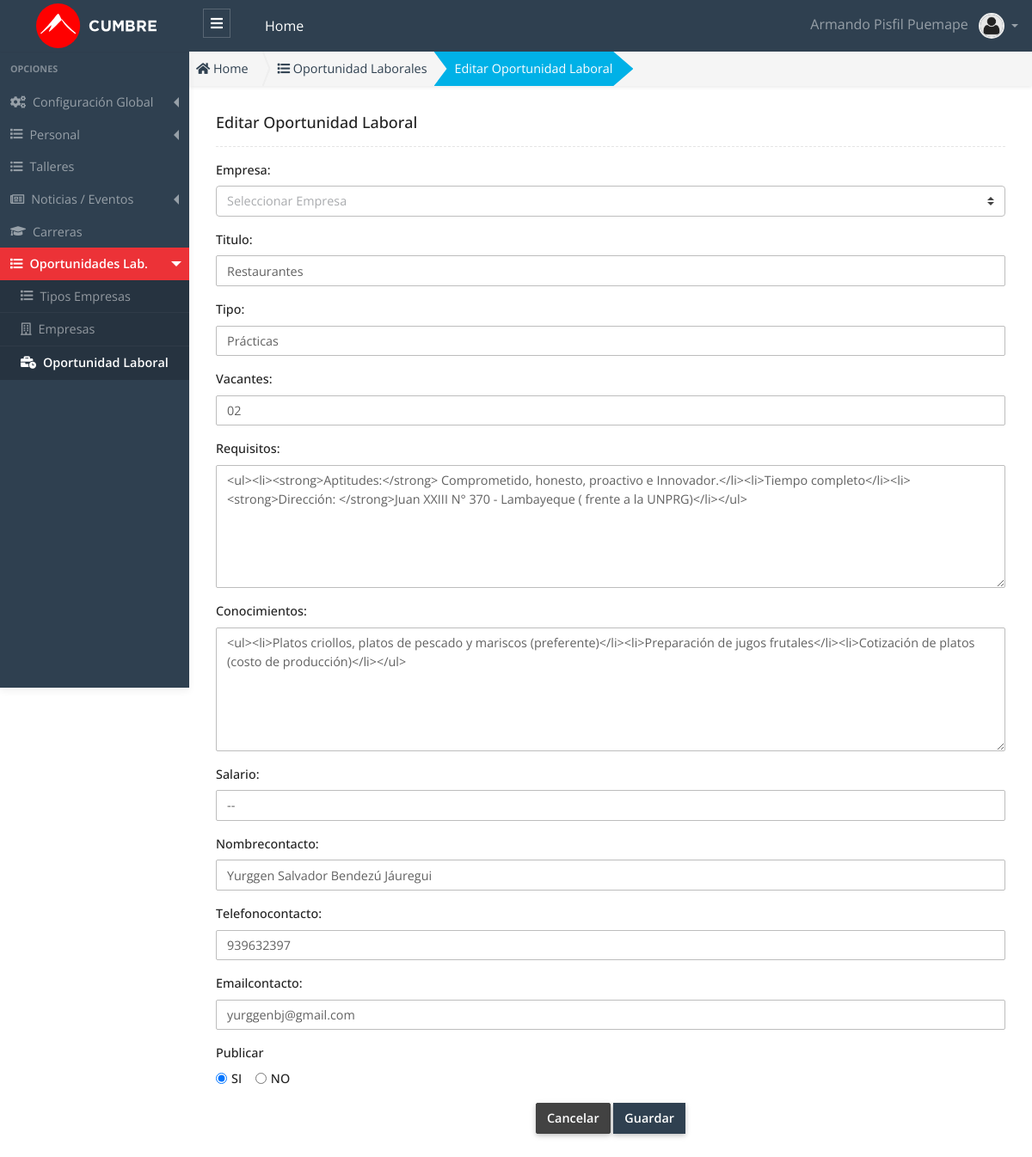
The page /public/admin/oportunidad-laboral/editar.php?id=1 (signed in) on the database as committed earlier.
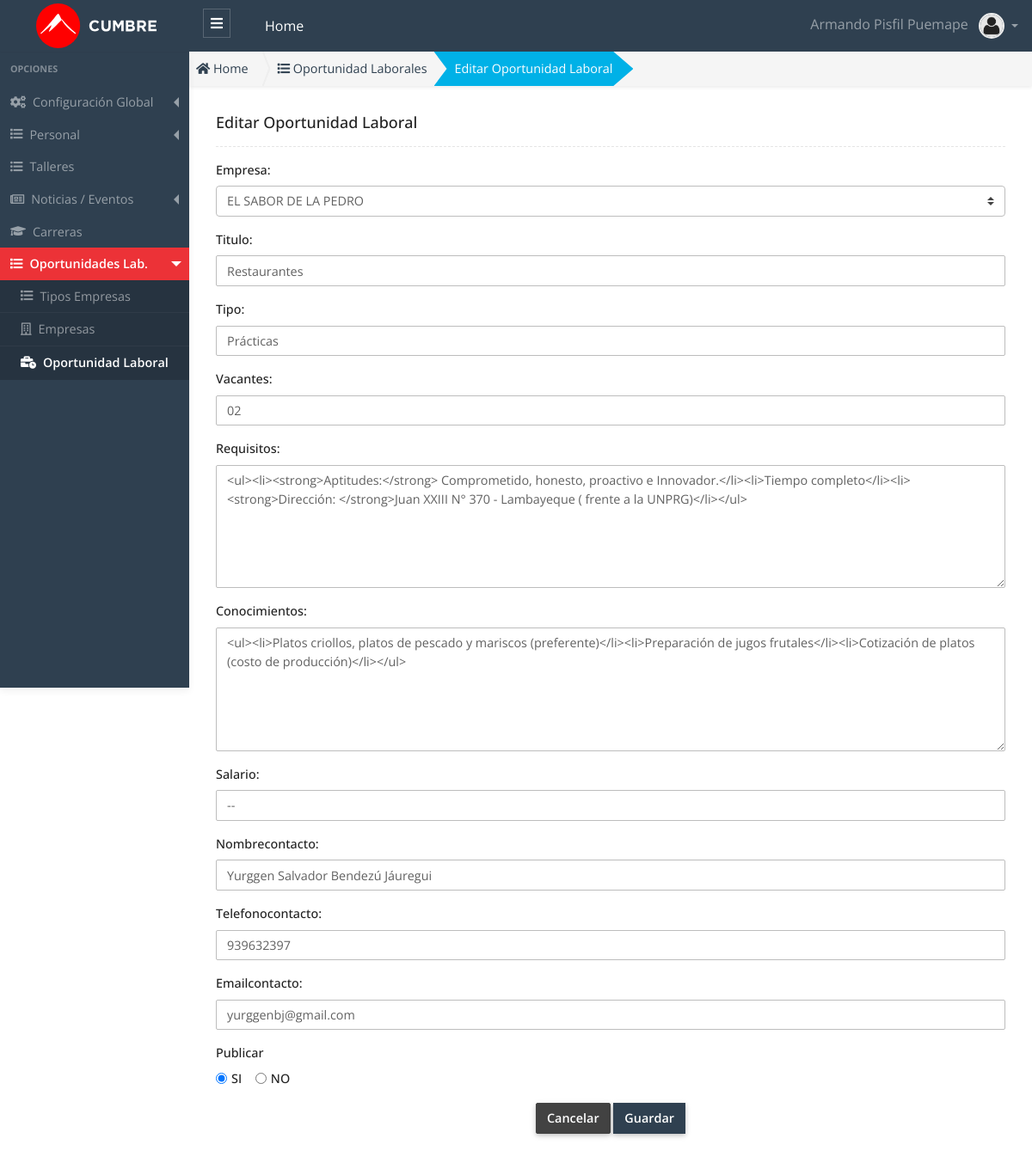
The same page on the database as committed later.
### tables this page shows
CREATE TABLE `oportunidad_laboral` (
  `id` int(11) NOT NULL AUTO_INCREMENT,
  `empresa_id` int(10) unsigned NOT NULL,
  `titulo` varchar(125) NOT NULL DEFAULT '',
  `tipo` varchar(125) DEFAULT NULL,
  `vacantes` varchar(125) DEFAULT NULL,
  `requisitos` text NOT NULL,
  `conocimientos` text NOT NULL,
  `salario` varchar(125) DEFAULT NULL,
  `nombrecontacto` varchar(125) DEFAULT NULL,
  `telefonocontacto` varchar(125) DEFAULT NULL,
  `emailcontacto` varchar(125) DEFAULT NULL,
  `item` int(11) NOT NULL,
  `publicar` char(1) NOT NULL DEFAULT 'S',
  `estado` int(1) NOT NULL DEFAULT '1',
  `created_up` timestamp NOT NULL DEFAULT CURRENT_TIMESTAMP ON UPDATE CURRENT_TIMESTAMP,
  PRIMARY KEY (`id`) USING BTREE
);

CREATE TABLE `empresa` (
  `empresa_id` int(10) unsigned NOT NULL AUTO_INCREMENT,
  `tipo_empresa_id` int(10) unsigned NOT NULL,
  `nombre` varchar(255) NOT NULL DEFAULT '',
  `descripcion` text,
  `imagen` varchar(255) NOT NULL DEFAULT '',
  `publicar` char(1) DEFAULT 'S',
  `estado` tinyint(4) NOT NULL DEFAULT '1',
  `created_up` timestamp NULL DEFAULT CURRENT_TIMESTAMP ON UPDATE CURRENT_TIMESTAMP,
  PRIMARY KEY (`empresa_id`)
);

### public/app/autoload.php (called while the page is built, shortened)
<?php
	function loadModelFiles($file_name){
		$fullpath = APP.'models'.DS. $file_name . '.php' ;
	}
	function loadBeanFiles($file_name){
		$fullpath = APP.'beans'.DS. $file_name . '.php' ;
	}
	function loadControllerFiles($file_name){
		$fullpath = APP.'controllers'.DS. $file_name . '.php' ;
	}
	function loadHelperFiles($file_name){
		$fullpath = APP.'helpers'.DS. $file_name . '.php' ;
	}
	function loadAuthFiles($file_name){
		$fullpath = APP.'auth'.DS. $file_name . '.php' ;
	}
	function loadDataBaseFiles($file_name){
		$fullpath = APP.'database'.DS. $file_name . '.php' ;
	}

### public/app/controllers/OportunidadLaboralController.php (called while the page is built, shortened)
<?php
 class OportunidadLaboralController
{
  public function find($id)
  {
    try
    {
      $oportunidad_laboral  = new OportunidadLaboral();
      $bean_oportunidad_laboral = new BeanOportunidadLaboral();
      $bean_oportunidad_laboral->setId($id);
      $data = $oportunidad_laboral->find( $bean_oportunidad_laboral) ;
      return $data;
    }
    catch (Exception $e)
    {
      throw new Exception($e->getMessage());
    }
  }
}

### public/app/helpers/Validation.php (called while the page is built)
<?php
class Validation {
	static public function validate($cadena){
		$cadena = htmlspecialchars($cadena);
		$cadena = trim($cadena);
		$cadena = stripslashes($cadena);
		$cadena = nl2br($cadena);
		return $cadena;
	}
}

### public/app/beans/BeanOportunidadLaboral.php (called while the page is built, shortened)
<?php
class BeanOportunidadLaboral{
  private $id;
  public function setId($id_)
  {
    $this->id = Validation::validate( $id_ );
  }
  public function getId()
  {
    return $this->id;
  }
}

### public/app/models/OportunidadLaboral.php (called while the page is built, shortened)
<?php
class OportunidadLaboral extends Connection {
  public function __construct($cnx  = null)
  {
    $this->conn = $cnx;
  }
  public function find($bean_oportunidad_laboral)
  {
    try{
      $id = $bean_oportunidad_laboral->getId();
      $this->query = "SELECT * FROM oportunidad_laboral WHERE id = '$id' LIMIT 1; ";
      $this->executeFind();
      $data = $this->rows ;
      return $data;
    }catch(exception $e){
      throw new Exception($e->getMessage());
    }
  }
}

### public/app/database/Connection.php (called while the page is built, shortened)
<?php
Class Connection
{
  protected $db_host   = 'localhost';
  protected $db_user   = 'root';
  protected $db_pass   = '';
  protected $db_name   = 'escuelac_w_ne16';
  protected $db_port   = '3306';
  protected $db_driver = 'mysql';
  protected $query  = '';
  protected $rows   = array();
  protected $conn   = null  ;
  private function openConnection()
  {
    $str_conn = $this->db_driver.":host=".$this->db_host.";port=".$this->db_port.";dbname=" .$this->db_name;
    $this->conn = new PDO($str_conn,$this->db_user,$this->db_pass);
    $this->conn->setAttribute(PDO::ATTR_ERRMODE, PDO::ERRMODE_EXCEPTION);
    $this->conn->query("SET NAMES 'utf8'");
    return $this->conn ;
  }
  protected function executeQuery()
  {
    $rows = array();
    if( $this->conn == null )
    {
      $this->openConnection();
    }
    $stm = $this->conn->prepare($this->query);
    $this->status = $stm->execute() ;
    if($this->status)
    {
      $column_count = $stm->columnCount() ;
      if ($column_count > 0)
      {
        $rows  = $stm->fetchAll(PDO::FETCH_ASSOC) ;
      }
    }
    $this->rows =  $rows ;
  }
  protected function executeFind()
  {
    try{
      $this->executeQuery();
      if(count($this->rows) == 1 )
      {
        $this->rows = $this->rows[0] ;
      }
    }catch(exception $e){
      throw new Exception($e->getMessage());
    }
  }
}

### public/app/models/Empresa.php (called while the page is built, shortened)
<?php
class Empresa extends Connection {
  public function getByEstado($bean_empresa)
  {
    try{
      $estado = $bean_empresa->getEstado() ;
      $this->query = "SELECT * FROM empresa
                      WHERE estado = '$estado'; ";
      $this->executeQuery();
      $data = $this->rows ;
      return $data;
    }catch(exception $e){
      throw new Exception($e->getMessage());
    }
  }
}

### public/app/beans/BeanEmpresa.php (called while the page is built, shortened)
<?php
class BeanEmpresa{
    private $estado = 1 ;
    public function setEstado($estado_)
    {
        $this->estado = Validation::validate( $estado_ );
    }
    public function getEstado()
    {
        return $this->estado;
    }
}

### public/app/controllers/EmpresaController.php (called while the page is built, shortened)
<?php
 class EmpresaController
{
  public function getByEstado( $params = array() )
  {
    try
    {
      extract($params) ;
      $empresa  = new Empresa();
      $bean_empresa = new BeanEmpresa();
      $bean_empresa->setEstado($estado);
      $data = $empresa->getByEstado($bean_empresa);
      return $data ;
    }
    catch (Exception $e)
    {
      throw new Exception($e->getMessage());
    }
  }
}

### public/admin/oportunidad-laboral/editar.php (the view, shortened to what the changed rows need)
<?php
  $id = !empty($_GET["id"]) ? $_GET["id"] : 0;
  require_once "../../app/autoload.php";
  $oportunidad_laboral_controller = new OportunidadLaboralController();
  $oportunidad_laboral = $oportunidad_laboral_controller->find($id);
  $params = array(
              'estado' => 1,
            );
  $empresa_controller = new EmpresaController();
  $tipo_empresas = $empresa_controller->getByEstado($params);
?>
<!DOCTYPE html>
<html lang="es">
<head>
  <?php
    require_once "../layout/head_links.phtml";
  ?>
</head>
<body>
  <div class="app-wrap">
    <main role="main" class="main">
      <div class="container py-2 py-md-3">
        <div class="row">
          <div class="col-12">
            <form action="admin/oportunidad-laboral/update.php" method="POST" enctype="multipart/form-data">
              <div class="row">
              <div class="col-md-12">
                <div class="form-group">
                  <label for="empresa_id">Empresa: </label>
                  <select class="custom-select" name="empresa_id" id="empresa_id" required placeholder="Empresa">
                    <option value="" selected disabled hidden>Seleccionar Empresa </option>
                    <?php foreach ($tipo_empresas as &$row) {?>
                      <option value="<?php echo $row["empresa_id"]; ?>" <?php if($row["empresa_id"] == $oportunidad_laboral["empresa_id"] ) echo 'selected="selected"' ?> ><?php echo $row["nombre"]; ?></option>
                    <?php } ?>
                  </select>
                </div>
              </div>
              <div class="col-md-12">
                <div class="form-group">
                  <label for="titulo">Titulo: </label>
                  <input type="text" class="form-control" name="titulo" id="titulo" placeholder="Titulo" value="<?php echo $oportunidad_laboral['titulo']; ?>">
                </div>
              </div>
              <div class="col-md-12">
                <div class="form-group">
                  <label for="tipo">Tipo: </label>
                  <input type="text" class="form-control" name="tipo" id="tipo" placeholder="Tipo" value="<?php echo $oportunidad_laboral['tipo']; ?>">
                </div>
              </div>
              <div class="col-md-12">
                <div class="form-group">
                  <label for="vacantes">Vacantes: </label>
                  <input type="text" class="form-control" name="vacantes" id="vacantes" placeholder="Vacantes" value="<?php echo $oportunidad_laboral['vacantes']; ?>">
                </div>
              </div>
              <div class="col-md-12">
                <div class="form-group">
                  <label for="requisitos">Requisitos: </label>
                  <textarea class="form-control ckeditor" name="requisitos" id="requisitos" placeholder="Requisitos" cols="30" rows="6"><?php echo htmlspecialchars_decode($oportunidad_laboral['requisitos']); ?></textarea>
                </div>
              </div>
              <div class="col-md-12">
                <div class="form-group">
                  <label for="conocimientos">Conocimientos: </label>
                  <textarea class="form-control ckeditor" name="conocimientos" id="conocimientos" placeholder="Conocimientos" cols="30" rows="6"><?php echo htmlspecialchars_decode($oportunidad_laboral['conocimientos']); ?></textarea>
                </div>
              </div>
              <div class="col-md-12">
                <div class="form-group">
                  <label for="salario">Salario: </label>
                  <input type="text" class="form-control" name="salario" id="salario" placeholder="Salario" value="<?php echo $oportunidad_laboral['salario']; ?>">
                </div>
              </div>
              <div class="col-md-12">
                <div class="form-group">
                  <label for="nombrecontacto">Nombrecontacto: </label>
                  <input type="text" class="form-control" name="nombrecontacto" id="nombrecontacto" placeholder="Nombrecontacto" value="<?php echo $oportunidad_laboral['nombrecontacto']; ?>">
                </div>
              </div>
              <div class="col-md-12">
                <div class="form-group">
                  <label for="telefonocontacto">Telefonocontacto: </label>
                  <input type="tel" class="form-control" name="telefonocontacto" id="telefonocontacto" placeholder="Telefonocontacto" value="<?php echo $oportunidad_laboral['telefonocontacto']; ?>">
                </div>
              </div>
              <div class="col-md-12">
                <div class="form-group">
                  <label for="emailcontacto">Emailcontacto: </label>
                  <input type="email" class="form-control" name="emailcontacto" id="emailcontacto" placeholder="Emailcontacto" value="<?php echo $oportunidad_laboral['emailcontacto']; ?>">
                </div>
              </div>
              </div>
            </form>
          </div>
        </div>
      </div>
    </main>
  </div>
</body>
</html>

Rows that differ between the two databases and show on the page:
changed oportunidad_laboral "Restaurantes": empresa_id (not shown) → "EL SABOR DE LA PEDRO"
Other text that changed with them:
form field empresa_id: "Seleccionar Empresa" → (not shown)
